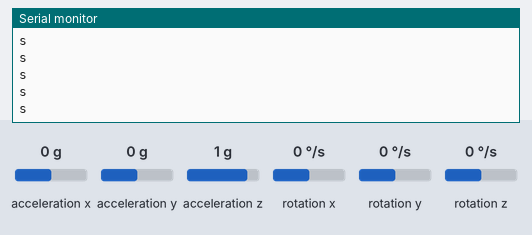
Recording of a sketch running on a simulated ESP8266 (NodeMCU). Parts: the last lines printed to the serial monitor. Wiring (inferred from the names in the program): MPU-6050 motion sensor at I2C address 0x68. Inputs (shaded band) come from the test bench; at power-on: acceleration x 0 g, acceleration y 0 g, acceleration z 1 g, rotation x 0 °/s, rotation y 0 °/s, rotation z 0 °/s.

Above: at 1.3 s.
1.4 s: acceleration x set to -1.4 g
At 1.72 s:
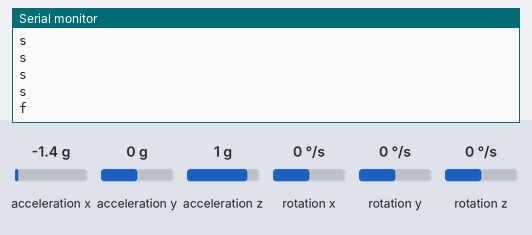
3.4 s: acceleration x set to 0.8 g
At 3.74 s:
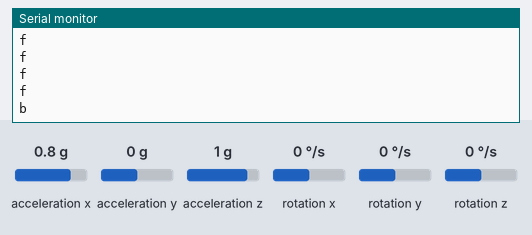
5.4 s: acceleration y set to -1.4 g
At 5.75 s:
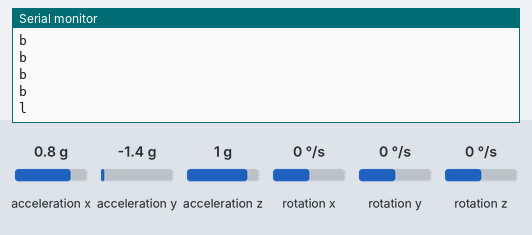
7.5 s: acceleration y set to 1.4 g
At 7.77 s:
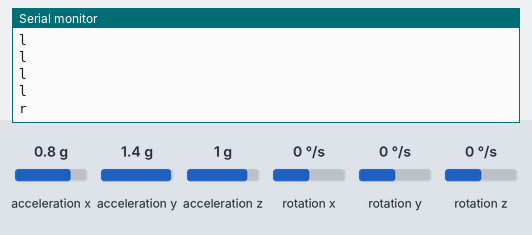

Measured:
- after the input at 1.4 s, the serial monitor: prints a new line after 0.17 s (image 1)
- after the input at 3.4 s, the serial monitor: prints a new line after 0.18 s (image 2)
- after the input at 5.4 s, the serial monitor: prints a new line after 0.20 s (image 3)
- after the input at 7.5 s, the serial monitor: prints a new line after 0.11 s (image 4)

The sketch:

gyro_nodeMCU.ino
```cpp
#include <Wire.h>

#define sda 5
#define scl 4
const char *controller;

#include <Wire.h>

// MPU6050 Slave Device Address
const uint8_t MPU6050SlaveAddress = 0x68;

// sensitivity scale factor respective to full scale setting provided in datasheet
const uint16_t AccelScaleFactor = 16384;
const uint16_t GyroScaleFactor = 131;

// MPU6050 few configuration register addresses
const uint8_t MPU6050_REGISTER_SMPLRT_DIV   =  0x19;
const uint8_t MPU6050_REGISTER_USER_CTRL    =  0x6A;
const uint8_t MPU6050_REGISTER_PWR_MGMT_1   =  0x6B;
const uint8_t MPU6050_REGISTER_PWR_MGMT_2   =  0x6C;
const uint8_t MPU6050_REGISTER_CONFIG       =  0x1A;
const uint8_t MPU6050_REGISTER_GYRO_CONFIG  =  0x1B;
const uint8_t MPU6050_REGISTER_ACCEL_CONFIG =  0x1C;
const uint8_t MPU6050_REGISTER_FIFO_EN      =  0x23;
const uint8_t MPU6050_REGISTER_INT_ENABLE   =  0x38;
const uint8_t MPU6050_REGISTER_ACCEL_XOUT_H =  0x3B;
const uint8_t MPU6050_REGISTER_SIGNAL_PATH_RESET  = 0x68;

int16_t AccelX, AccelY, AccelZ, Temperature, GyroX, GyroY, GyroZ;

void setup() {
  Serial.begin(9600);
  Wire.begin(sda, scl);
  MPU6050_Init();
}


void loop() {
  double Ax, Ay, Az, T, Gx, Gy, Gz;

  Read_RawValue(MPU6050SlaveAddress, MPU6050_REGISTER_ACCEL_XOUT_H);

  //divide each with their sensitivity scale factor
  Ax = (double)AccelX/AccelScaleFactor;
  Ay = (double)AccelY/AccelScaleFactor;
  Az = (double)AccelZ/AccelScaleFactor;
  T = (double)Temperature/340+36.53; //temperature formula
  Gx = (double)GyroX/GyroScaleFactor;
  Gy = (double)GyroY/GyroScaleFactor;
  Gz = (double)GyroZ/GyroScaleFactor;

  int pitch = -(atan2(Ax,sqrt(Ay*Ay+Az*Az))*180.0)/3.14;
  int roll = (atan2(Ay,Az)*180.0)/3.14;

  /**Serial.print("Ax: "); Serial.print(Ax);
  Serial.print(" Ay: "); Serial.print(Ay);
  Serial.print(" Az: "); Serial.print(Az);
  Serial.print(" T: "); Serial.print(T);
  Serial.print(" Gx: "); Serial.print(Gx);
  Serial.print(" Gy: "); Serial.print(Gy);
  Serial.print(" Gz: "); Serial.println(Gz);**/

  if( pitch > 30){
    controller="f" ;
    Serial.println(controller);
    delay(200);
     }
     else if( pitch < -30){
    controller="b" ;
    Serial.println(controller);
    delay(200);
     }
     else if(roll > 30){
    controller="r" ;
    Serial.println(controller);
    delay(200);
     }
     else if(roll < -30){
    controller="l" ;
    Serial.println(controller);
    delay(200);
     }
      else {
      controller="s" ;
      Serial.println(controller);
      delay(200);
     }

  //delay(100);
}

void I2C_Write(uint8_t deviceAddress, uint8_t regAddress, uint8_t data){
  Wire.beginTransmission(deviceAddress);
  Wire.write(regAddress);
  Wire.write(data);
  Wire.endTransmission();
}

// read all 14 register
void Read_RawValue(uint8_t deviceAddress, uint8_t regAddress){
  Wire.beginTransmission(deviceAddress);
  Wire.write(regAddress);
  Wire.endTransmission();
  Wire.requestFrom(deviceAddress, (uint8_t)14);
  AccelX = (((int16_t)Wire.read()<<8) | Wire.read());
  AccelY = (((int16_t)Wire.read()<<8) | Wire.read());
  AccelZ = (((int16_t)Wire.read()<<8) | Wire.read());
  Temperature = (((int16_t)Wire.read()<<8) | Wire.read());
  GyroX = (((int16_t)Wire.read()<<8) | Wire.read());
  GyroY = (((int16_t)Wire.read()<<8) | Wire.read());
  GyroZ = (((int16_t)Wire.read()<<8) | Wire.read());
}

//configure MPU6050
void MPU6050_Init(){
  delay(150);
  I2C_Write(MPU6050SlaveAddress, MPU6050_REGISTER_SMPLRT_DIV, 0x07);
  I2C_Write(MPU6050SlaveAddress, MPU6050_REGISTER_PWR_MGMT_1, 0x01);
  I2C_Write(MPU6050SlaveAddress, MPU6050_REGISTER_PWR_MGMT_2, 0x00);
  I2C_Write(MPU6050SlaveAddress, MPU6050_REGISTER_CONFIG, 0x00);
  I2C_Write(MPU6050SlaveAddress, MPU6050_REGISTER_GYRO_CONFIG, 0x00);//set +/-250 degree/second full scale
  I2C_Write(MPU6050SlaveAddress, MPU6050_REGISTER_ACCEL_CONFIG, 0x00);// set +/- 2g full scale
  I2C_Write(MPU6050SlaveAddress, MPU6050_REGISTER_FIFO_EN, 0x00);
  I2C_Write(MPU6050SlaveAddress, MPU6050_REGISTER_INT_ENABLE, 0x01);
  I2C_Write(MPU6050SlaveAddress, MPU6050_REGISTER_SIGNAL_PATH_RESET, 0x00);
  I2C_Write(MPU6050SlaveAddress, MPU6050_REGISTER_USER_CTRL, 0x00);
}
```
